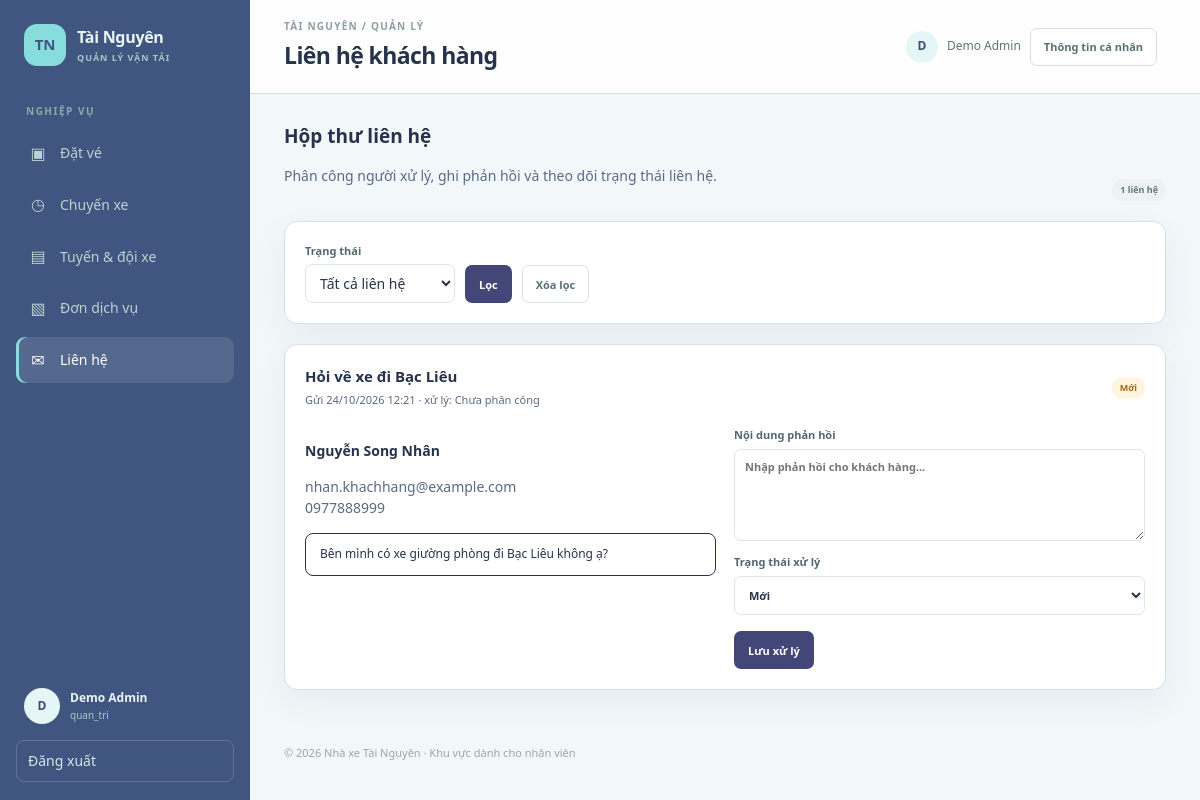
/Website_Manage/admin/modules/support/contacts.php (signed in), run on the app's committed database.
### tables this page shows
CREATE TABLE `nguoi_dung` (
  `ma_nguoi_dung` bigint(20) UNSIGNED NOT NULL,
  `ma_vai_tro` int(10) UNSIGNED NOT NULL,
  `ho_ten` varchar(100) NOT NULL,
  `email` varchar(150) DEFAULT NULL,
  `so_dien_thoai` varchar(20) DEFAULT NULL,
  `mat_khau` varchar(255) NOT NULL,
  `dia_chi` varchar(255) DEFAULT NULL,
  `trang_thai` enum('hoat_dong','tam_khoa') NOT NULL DEFAULT 'hoat_dong',
  `ngay_tao` timestamp NOT NULL DEFAULT current_timestamp()
);

CREATE TABLE `vai_tro` (
  `ma_vai_tro` int(10) UNSIGNED NOT NULL,
  `ten_vai_tro` varchar(50) NOT NULL,
  `mo_ta` varchar(255) DEFAULT NULL
);

CREATE TABLE `lien_he` (
  `ma_lien_he` bigint(20) UNSIGNED NOT NULL,
  `ma_nguoi_dung` bigint(20) UNSIGNED DEFAULT NULL,
  `ho_ten` varchar(100) NOT NULL,
  `email` varchar(150) DEFAULT NULL,
  `so_dien_thoai` varchar(20) DEFAULT NULL,
  `tieu_de` varchar(200) NOT NULL,
  `noi_dung` text NOT NULL,
  `trang_thai` enum('moi','dang_xu_ly','da_phan_hoi','dong') NOT NULL DEFAULT 'moi',
  `noi_dung_phan_hoi` text DEFAULT NULL,
  `ma_nguoi_xu_ly` bigint(20) UNSIGNED DEFAULT NULL,
  `ngay_gui` timestamp NOT NULL DEFAULT current_timestamp(),
  `ngay_phan_hoi` datetime DEFAULT NULL
);

### Website_Manage/admin/_bootstrap.php (called while the page is built, shortened)
<?php
require_once __DIR__ . '/../config/config.php';
function admin_e($value): string
{
    return htmlspecialchars((string) $value, ENT_QUOTES | ENT_SUBSTITUTE, 'UTF-8');
}
function admin_base_url(): string
{
    $scriptName = str_replace('\\', '/', (string) ($_SERVER['SCRIPT_NAME'] ?? ''));
    $adminPosition = strpos($scriptName, '/admin/');
    if ($adminPosition !== false) {
        return substr($scriptName, 0, $adminPosition + strlen('/admin'));
    }
    return rtrim(str_replace('\\', '/', dirname($scriptName)), '/');
}
function admin_url(string $path): string
{
    return admin_base_url() . '/' . ltrim($path, '/');
}
function admin_project_url(string $path): string
{
    $projectBase = dirname(dirname(admin_base_url()));
    return rtrim($projectBase, '/') . '/' . ltrim($path, '/');
}
function admin_asset_url(string $path): string
{
    return admin_project_url('Website_Manage/assets/' . ltrim($path, '/'));
}
function admin_require_staff(): void
{
    global $conn;
    $userId = (int) $_SESSION['account']['id'];
    $stmt = $conn->prepare(
        "SELECT nd.ho_ten, vt.ten_vai_tro
         FROM nguoi_dung nd
         INNER JOIN vai_tro vt ON vt.ma_vai_tro = nd.ma_vai_tro
         WHERE nd.ma_nguoi_dung = ? AND nd.trang_thai = 'hoat_dong' AND nd.ma_vai_tro IN (1, 2)
         LIMIT 1"
    );
    $stmt->bind_param('i', $userId);
    $stmt->execute();
    $staff = $stmt->get_result()->fetch_assoc();
}
function admin_status_label(string $status): string
{
    $labels = [
        'cho_xac_nhan' => 'Chờ xác nhận',
        'da_xac_nhan' => 'Đã xác nhận',
        'da_thanh_toan' => 'Đã thanh toán',
        'da_huy' => 'Đã hủy',
        'hoan_tien' => 'Hoàn tiền',
        'thanh_cong' => 'Thành công',
        'cho_thanh_toan' => 'Chờ thanh toán',
        'tien_mat' => 'Tiền mặt',
        'chuyen_khoan' => 'Chuyển khoản',
        'vi_dien_tu' => 'Ví điện tử',
        'the_ngan_hang' => 'Thẻ ngân hàng',
        'giu_cho' => 'Giữ chỗ',
        'mo_ban' => 'Mở bán',
        'het_cho' => 'Hết chỗ',
        'dang_chay' => 'Đang chạy',
        'hoan_thanh' => 'Hoàn thành',
        'hoat_dong' => 'Hoạt động',
        'tam_ngung' => 'Tạm ngưng',
        'bao_tri' => 'Bảo trì',
        'ngung_hoat_dong' => 'Ngừng hoạt động',
        'cho_xu_ly' => 'Chờ xử lý',
        'dang_thuc_hien' => 'Đang thực hiện',
        'moi' => 'Mới',
        'dang_xu_ly' => 'Đang xử lý',
        'da_phan_hoi' => 'Đã phản hồi',
        'dong' => 'Đã đóng',
        'cho_lay_hang' => 'Chờ lấy hàng',
        'da_nhan_hang' => 'Đã nhận hàng',
        'dang_van_chuyen' => 'Đang vận chuyển',
        'da_den_noi' => 'Đã đến nơi',
        'da_giao' => 'Đã giao',
        'that_bai' => 'Thất bại',
    ];
    return $labels[$status] ?? $status;
}
function admin_status_class(string $status): string
{
    if (in_array($status, ['cho_xac_nhan', 'cho_xu_ly', 'moi', 'giu_cho', 'cho_lay_hang', 'bao_tri', 'tam_ngung', 'cho_thanh_toan'], true)) {
        return 'status status-warn';
    }
    return 'status';
}

### Website_Manage/admin/modules/support/contacts.php (the view, shortened to what this page needs)
<?php
require_once __DIR__ . '/../../_bootstrap.php';
admin_require_staff();
$cacTrangThaiLienHe = ['moi', 'dang_xu_ly', 'da_phan_hoi', 'dong'];
$trangThaiLoc = isset($_GET['status']) && is_string($_GET['status']) ? $_GET['status'] : '';
$cauLenh = $conn->prepare(
    "SELECT lh.*, nd.ho_ten AS nhan_vien
     FROM lien_he lh LEFT JOIN nguoi_dung nd ON nd.ma_nguoi_dung = lh.ma_nguoi_xu_ly
     WHERE (? = '' OR lh.trang_thai = ?)
     ORDER BY FIELD(lh.trang_thai, 'moi', 'dang_xu_ly', 'da_phan_hoi', 'dong'), lh.ngay_gui DESC
     LIMIT 100"
);
$cauLenh->bind_param('ss', $trangThaiLoc, $trangThaiLoc);
$cauLenh->execute();
$danhSachLienHe = $cauLenh->get_result()->fetch_all(MYSQLI_ASSOC);
$activePage = 'contacts';
$pageTitle = 'Liên hệ khách hàng';
require __DIR__ . '/../../../includes/header.php';
?>
<div class="page-intro"><div><h2>Hộp thư liên hệ</h2><p class="muted">Phân công người xử lý, ghi phản hồi và theo dõi trạng thái liên hệ.</p></div><span class="status"><?= count($danhSachLienHe) ?> liên hệ</span></div>
<section class="card">
    <form class="filter-form" method="get" action="contacts.php">
        <div class="field"><label for="status">Trạng thái</label><select id="status" name="status"><option value="">Tất cả liên hệ</option></select></div>
        <button class="button button-primary" type="submit">Lọc</button><a class="button button-light" href="contacts.php">Xóa lọc</a>
    </form>
</section>
<?php foreach ($danhSachLienHe as $lienHe): ?>
    <section class="card">
        <div class="card-head">
            <div><h2><?= admin_e($lienHe['tieu_de']) ?></h2><span class="muted small">Gửi <?= admin_e(date('d/m/Y H:i', strtotime($lienHe['ngay_gui']))) ?> · xử lý: <?= admin_e($lienHe['nhan_vien'] ?: 'Chưa phân công') ?></span></div>
            <span class="<?= admin_e(admin_status_class($lienHe['trang_thai'])) ?>"><?= admin_e(admin_status_label($lienHe['trang_thai'])) ?></span>
        </div>
        <div class="grid-2">
            <div>
                <p><strong><?= admin_e($lienHe['ho_ten']) ?></strong></p>
                <p class="muted"><?= admin_e($lienHe['email'] ?: 'Không có email') ?><br><?= admin_e($lienHe['so_dien_thoai'] ?: 'Không có số điện thoại') ?></p>
                <div class="notice" style="white-space:pre-wrap"><?= admin_e($lienHe['noi_dung']) ?></div>
            </div>
            <form method="post" action="contacts.php" class="stack-form">
                <label>Nội dung phản hồi<textarea name="reply" maxlength="5000" placeholder="Nhập phản hồi cho khách hàng..."><?= admin_e($lienHe['noi_dung_phan_hoi'] ?? '') ?></textarea></label>
                <label>Trạng thái xử lý<select name="status"><?php foreach ($cacTrangThaiLienHe as $trangThaiLuaChon): ?><option value="<?= admin_e($trangThaiLuaChon) ?>" <?= $lienHe['trang_thai'] === $trangThaiLuaChon ? 'selected' : '' ?>><?= admin_e(admin_status_label($trangThaiLuaChon)) ?></option><?php endforeach; ?></select></label>
                <div class="form-actions"><button class="button button-primary" type="submit">Lưu xử lý</button></div>
            </form>
        </div>
    </section>
<?php endforeach; ?>
<?php require __DIR__ . '/../../../includes/footer.php'; ?>

### Website_Manage/includes/header.php (shortened to what this page needs)
<?php
$activePage = $activePage ?? '';
$pageTitle = $pageTitle ?? 'Khu vực quản lý';
$currentUser = $_SESSION['account'];
?>
<!doctype html>
<html lang="vi">
<head>
    <link rel="stylesheet" href="<?= admin_e(admin_asset_url('css/admin.css')) ?>">
</head>
<body>
<div class="admin-shell">
    <aside class="sidebar">
        <a class="brand" href="<?= admin_e(admin_url('modules/bookings/bookings.php')) ?>"><span class="brand-mark">TN</span><span>Tài Nguyên<small>QUẢN LÝ VẬN TẢI</small></span></a>
        <p class="nav-caption">NGHIỆP VỤ</p>
        <nav class="side-nav" aria-label="Điều hướng quản lý">
            <a class="<?= $activePage === 'bookings' ? 'active' : '' ?>" href="<?= admin_e(admin_url('modules/bookings/bookings.php')) ?>"><span class="nav-icon">▣</span> Đặt vé</a>
            <a class="<?= $activePage === 'trips' ? 'active' : '' ?>" href="<?= admin_e(admin_url('modules/trips/trips.php')) ?>"><span class="nav-icon">◷</span> Chuyến xe</a>
            <a class="<?= $activePage === 'fleet' ? 'active' : '' ?>" href="<?= admin_e(admin_url('modules/fleet/fleet.php')) ?>"><span class="nav-icon">▤</span> Tuyến &amp; đội xe</a>
            <a class="<?= $activePage === 'services' ? 'active' : '' ?>" href="<?= admin_e(admin_url('modules/services/services.php')) ?>"><span class="nav-icon">▧</span> Đơn dịch vụ</a>
            <a class="<?= $activePage === 'contacts' ? 'active' : '' ?>" href="<?= admin_e(admin_url('modules/support/contacts.php')) ?>"><span class="nav-icon">✉</span> Liên hệ</a>
        </nav>
        <div class="sidebar-bottom">
            <div class="user-chip"><span class="avatar"><?= admin_e(mb_substr($currentUser['name'], 0, 1, 'UTF-8')) ?></span><span><?= admin_e($currentUser['name']) ?><small><?= admin_e($currentUser['role']) ?></small></span></div>
            <form method="post" action="<?= admin_e(admin_project_url('Website_Customer/pages/logout.php')) ?>">
                <button class="logout-button" type="submit">Đăng xuất</button>
            </form>
        </div>
    </aside>
    <main class="main-panel">
        <header class="topbar">
            <div><p class="eyebrow">TÀI NGUYÊN / QUẢN LÝ</p><h1><?= admin_e($pageTitle) ?></h1></div>
            <div class="topbar-user">
                <span class="avatar avatar-small"><?= admin_e(mb_substr($currentUser['name'], 0, 1, 'UTF-8')) ?></span>
                <span><?= admin_e($currentUser['name']) ?></span>
                <a class="button button-light topbar-profile-link" href="<?= admin_e(admin_url('modules/users/profile.php')) ?>">Thông tin cá nhân</a>
            </div>
        </header>
        <div class="content">

### data on the page
nguoi_dung: ho_ten "D", ho_ten "Demo Admin", ma_vai_tro.ten_vai_tro "quan_tri"
lien_he: tieu_de "Hỏi về xe đi Bạc Liêu", ngay_gui "24/10/2026 12:21", nhan_vien "Chưa phân công", trang_thai "Mới", ho_ten "Nguyễn Song Nhân", email "nhan.khachhang@example.com", so_dien_thoai "0977888999", noi_dung "Bên mình có xe giường phòng đi Bạc Liêu không ạ?"

### other printed values
admin_e($pageTitle) "Liên hệ khách hàng"
count($danhSachLienHe) "1"
form field status "Mới"
